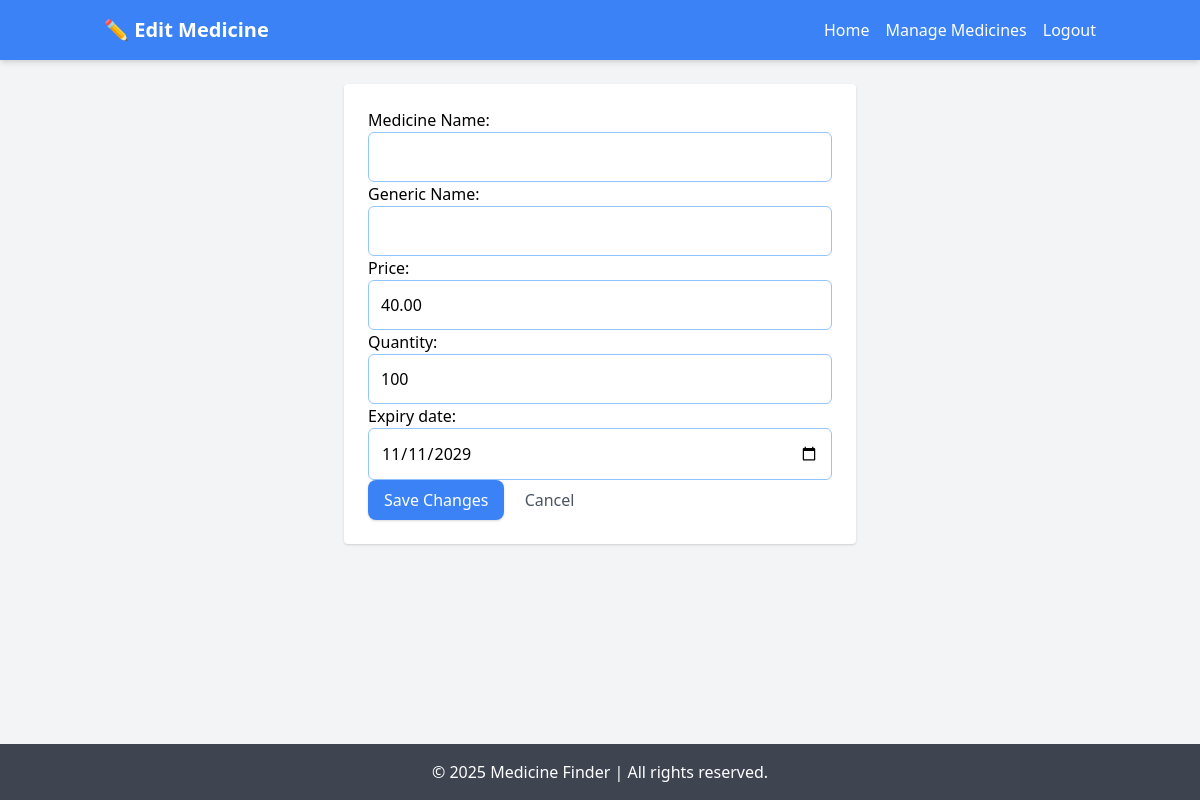
The app's page /edit/16/ (signed in) with its own data.
### core/models.py (models this page shows, shortened)
class PharmacyMedicine(models.Model):
    pharmacy = models.ForeignKey(Pharmacy, on_delete=models.CASCADE)
    medicine = models.ForeignKey(Medicine, on_delete=models.CASCADE)
    price = models.DecimalField(max_digits=10, decimal_places=2)
    quantity = models.IntegerField()
    expiry_date = models.DateField(null=True, blank=True)
    updated_at = models.DateTimeField(auto_now=True)

### core/views.py (the view)
# urls.py: path("edit/<int:pk>/", views.edit_medicine, name="edit_medicine"),
@login_required
def edit_medicine(request, pk):
    pharmacy = get_object_or_404(Pharmacy, owner=request.user)
    med = get_object_or_404(PharmacyMedicine, pk=pk, pharmacy=pharmacy)
    if request.method == "POST":
        form = PharmacyMedicineForm(request.POST, instance=med)
        if form.is_valid():
            form.save()
            return redirect("inv")
    else:
        form = PharmacyMedicineForm(instance=med)
    return render(request, "edit_medicine.html", {"form": form})

### core/templates/edit_medicine.html (shortened to what this page needs)
{% load static %}
<!DOCTYPE html>
<html lang="en">
<head>
    <link href="https://cdn.jsdelivr.net/npm/tailwindcss@2.2.19/dist/tailwind.min.css" rel="stylesheet">
</head>
<body class="bg-gray-100 font-sans">
<header class="bg-blue-500 text-white shadow-md">
    <div class="container mx-auto flex justify-between items-center p-4">
        <h1 class="text-xl font-bold">✏ Edit Medicine</h1>
        <nav class="flex space-x-4">
            <a href="{% url 'home' %}" class="hover:underline">Home</a>
            <a href="{% url 'inv' %}" class="hover:underline">Manage Medicines</a>
            <a href="{% url 'logout' %}" class="hover:underline">Logout</a>
        </nav>
    </div>
</header>
<div class="container mx-auto mt-6 p-6 bg-white rounded shadow max-w-lg">
    <form method="POST">
        {{ form.as_p }}
        <button type="submit" class="bg-blue-500 hover:bg-blue-600 text-white py-2 px-4 rounded-lg shadow">
            Save Changes
        </button>
        <a href="{% url 'inv' %}" class="ml-4 text-gray-600 hover:underline">Cancel</a>
    </form>
</div>
<footer class="bg-gray-900 bg-opacity-80 text-white text-center py-4 fixed bottom-0 left-0 w-full">
    <p>&copy; 2025 Medicine Finder | All rights reserved.</p>
</footer>
</body>
</html>

### records on screen
PharmacyMedicine: price "40.00", quantity "100", expiry_date "11/11/2029"
